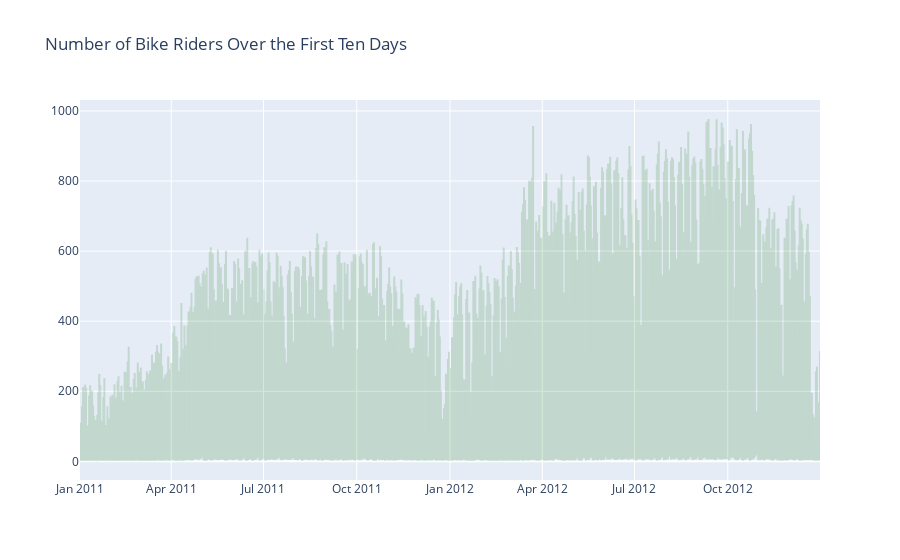

Notebook cell for this chart:
### Markdown cell above
### Assessing Data
This dataset has the number of riders for each hour of each day from January 1 2011 to December 31 2012. The number of riders is split between casual and registered, summed up in the cnt column. You can see the first few rows of the data above.

Below is a plot showing the number of bike riders over the first 10 days or so in the data set. (Some days don't have exactly 24 entries in the data set, so it's not exactly 10 days.) You can see the hourly rentals here. This data is pretty complicated! The weekends have lower over all ridership and there are spikes when people are biking to and from work during the week. Looking at the data above, we also have information about temperature, humidity, and windspeed, all of these likely affecting the number of riders. You'll be trying to capture all this with your model.

### Code cell
trace1 = go.Scatter(x=rides.dteday,
                    y=rides.cnt,
                    name = "Number of Bike Riders Over the First Ten Days",
                    mode = "lines",
                    marker = dict(color = 'rgba(16, 112, 2, 0.8)'),
                    opacity = 0.2)

layout = dict(title="Number of Bike Riders Over the First Ten Days",)

fig = dict(data=[trace1], layout=layout)
iplot(fig)

### Figure 1 — Plotly figure (JSON) as saved in the notebook; plotly's stock layout.template omitted (floating-point values rounded to 4 significant figures; data arrays with more than 128 entries replaced by an {"elided": "..."} marker saying what was removed)
{"data": [{"marker": {"color": "rgba(16, 112, 2, 0.8)"}, "mode": "lines", "name": "Number of Bike Riders Over the First Ten Days", "opacity": 0.2, "type": "scatter", "x": {"elided": "17379 str values"}, "y": {"elided": "17379 int values"}}], "layout": {"title": {"text": "Number of Bike Riders Over the First Ten Days"}}}
